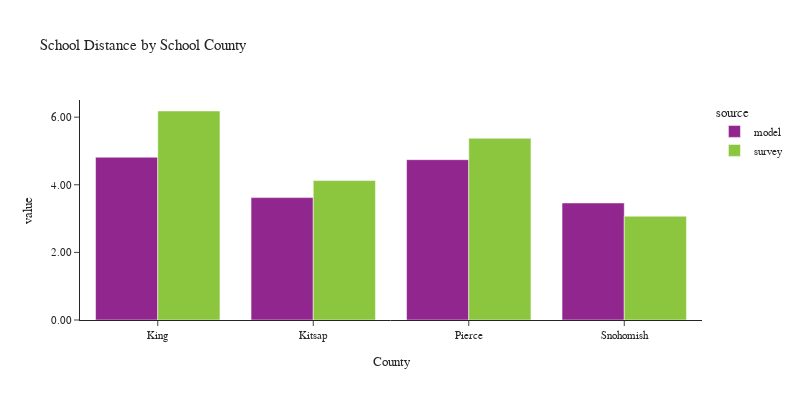

Source (notebook cell):
### Code cell
plot_school_location(df_students, 'CountyName_school', 'School County', 'County')

### Figure 1 — Plotly figure (JSON) as saved in the notebook; plotly's stock layout.template omitted (floating-point values rounded to 4 significant figures)
{"data": [{"alignmentgroup": "True", "customdata": [[53170], [5467], [21984], [16430]], "hovertemplate": "source=model<br>CountyName_school=%{x}<br>value=%{y}<br>sample count=%{customdata[0]}<extra></extra>", "legendgroup": "model", "marker": {"color": "#91268F", "pattern": {"shape": ""}}, "name": "model", "offsetgroup": "model", "orientation": "v", "showlegend": true, "textposition": "auto", "type": "bar", "x": ["King", "Kitsap", "Pierce", "Snohomish"], "xaxis": "x", "y": [4.815, 3.62, 4.743, 3.461], "yaxis": "y"}, {"alignmentgroup": "True", "customdata": [[646], [48], [107], [118]], "hovertemplate": "source=survey<br>CountyName_school=%{x}<br>value=%{y}<br>sample count=%{customdata[0]}<extra></extra>", "legendgroup": "survey", "marker": {"color": "#8CC63E", "pattern": {"shape": ""}}, "name": "survey", "offsetgroup": "survey", "orientation": "v", "showlegend": true, "textposition": "auto", "type": "bar", "x": ["King", "Kitsap", "Pierce", "Snohomish"], "xaxis": "x", "y": [6.182, 4.125, 5.375, 3.07], "yaxis": "y"}], "layout": {"barmode": "group", "font": {"size": 11}, "height": 400, "legend": {"title": {"text": "source"}, "tracegroupgap": 0}, "title": {"text": "School Distance by School County"}, "width": 800, "xaxis": {"anchor": "y", "domain": [0.0, 1.0], "title": {"text": "County"}}, "yaxis": {"anchor": "x", "domain": [0.0, 1.0], "tickformat": ".2f", "title": {"text": "value"}}}}
